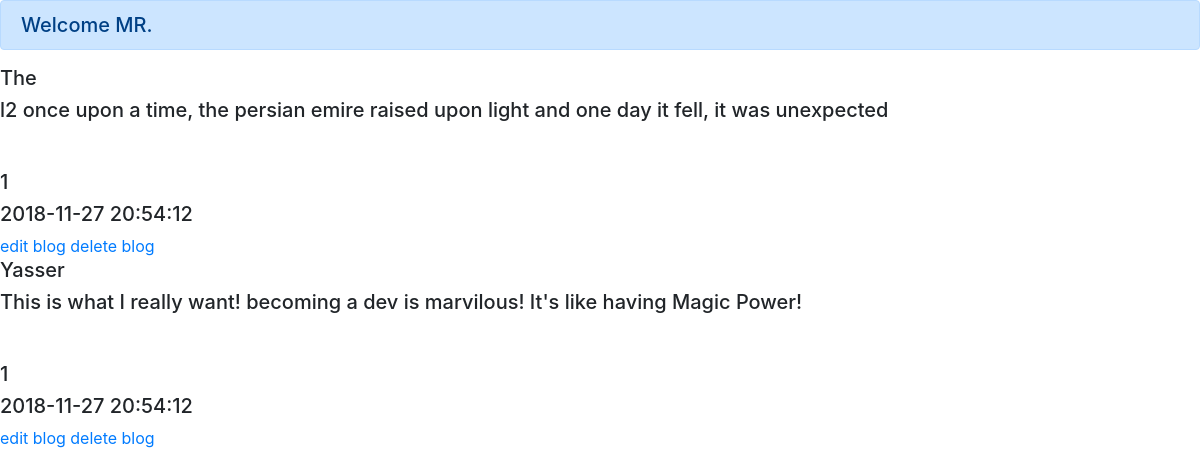
The app's page /blog/Yasserd99 with its own data.
### database_setup.py (models this page shows, shortened)
class Post(Base):
    __tablename__ = 'post'
    id = Column(Integer, primary_key=True)
    uid = Column(Integer, ForeignKey('user.id'))
    title = Column(String(250), nullable=False)
    content = Column(String(5000), nullable=False)
    type = Column(String(30))
    status = Column(String(30))
    time_created = Column(DateTime(timezone=True), server_default=func.now())
    time_updated = Column(DateTime(timezone=True), onupdate=func.now())
    user = relationship(User)

class User(Base):
    __tablename__ = 'user'
    id = Column(Integer, primary_key=True)
    username = Column(String(30), unique=True, nullable=False)
    name = Column(String(250), nullable=False)
    email = Column(String(250), nullable=False)
    password = Column(String(250), nullable=False)
    avatar = Column(String(250))
    bio = Column(String(250))
    phone_number = Column(String(14))
    time_created = Column(DateTime(timezone=True), server_default=func.now())

### application.py (the view)
@app.route('/blog/<string:username>')
def get_user_blogs(username):
    posts = None
    try:
        posts = session.execute(
            'select * from post,user on post.uid=user.id where user.username="{}"'.format(username)).fetchall()
    except Exception:
        session.rollback()
    return render_template('index.html', posts=posts)

### templates/index.html (shortened to what this page needs)
<!DOCTYPE html>
<html>
  <head>
<link rel="stylesheet" href="https://stackpath.bootstrapcdn.com/bootstrap/4.1.3/css/bootstrap.min.css">
  </head>
  <body>
      <h5 class="alert alert-primary"> Welcome MR. {{username}} </h5>
  {% for post in posts %}
  <h5> {{post.title}}  <h5>
  <p> {{post.content}} </p>
  <br>
  <h5> {{post.uid}} <h5>
  <h5> {{post.time_created}} <h5>
  <a href="{{url_for('edit_blog', post_id = post.id)}}">edit blog</a>
  <a href="{{url_for('delete_blog', post_id = post.id)}}">delete blog </a>
  {% endfor %}
  </body>
</html>

### records on screen
Post: title "The", content "l2 once upon a time, the persian emire raised upon light and one day it fell, it was unexpected", uid "1", time_created "2018-11-27 20:54:12"
Post: title "Yasser", content "This is what I really want! becoming a dev is marvilous! It's like having Magic Power!", uid "1", time_created "2018-11-27 20:54:12"
